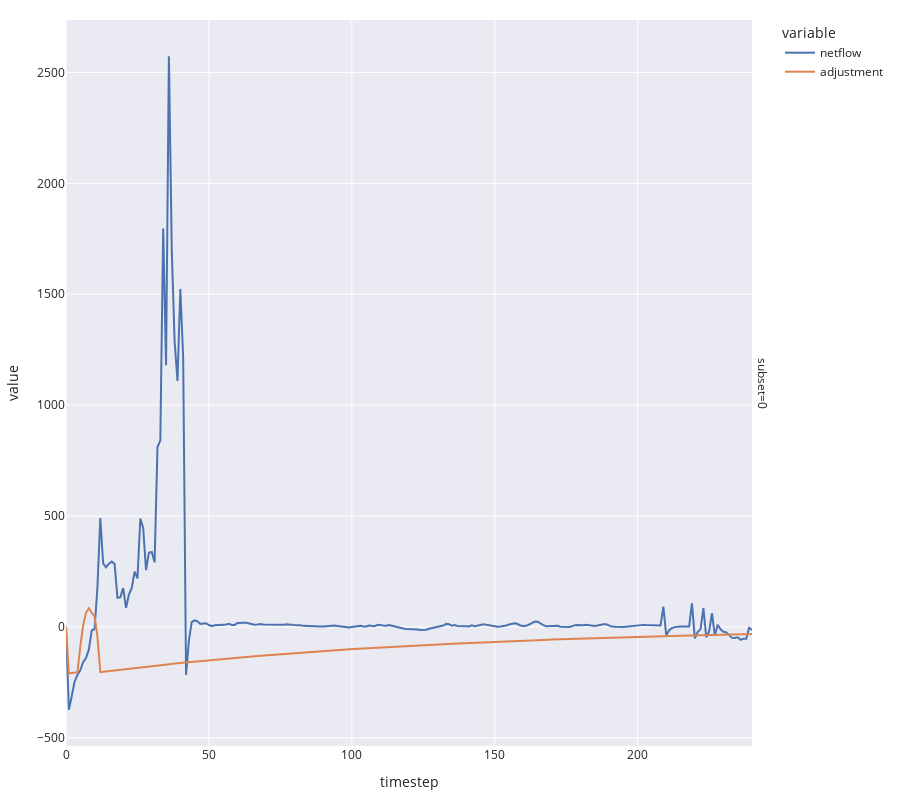

The cell this chart's notebook holds for it:
### Code cell
fig = px.line(
    simulation_result,
    x='timestep',
    y=['netflow', 'adjustment'],
    facet_row='subset',
    height=800,
    template='seaborn'
)

fig.update_layout(
    margin=dict(l=20, r=20, t=20, b=20),
)

fig.show()

### Figure 1 — Plotly figure (JSON) as saved in the notebook; plotly's stock layout.template omitted (floating-point values rounded to 4 significant figures; data arrays with more than 128 entries replaced by an {"elided": "..."} marker saying what was removed)
{"data": [{"hovertemplate": "variable=netflow<br>subset=0<br>timestep=%{x}<br>value=%{y}<extra></extra>", "legendgroup": "netflow", "line": {"color": "rgb(76,114,176)", "dash": "solid"}, "mode": "lines", "name": "netflow", "orientation": "v", "showlegend": true, "type": "scatter", "x": {"elided": "241 int values"}, "xaxis": "x", "y": {"elided": "241 float values"}, "yaxis": "y"}, {"hovertemplate": "variable=adjustment<br>subset=0<br>timestep=%{x}<br>value=%{y}<extra></extra>", "legendgroup": "adjustment", "line": {"color": "rgb(221,132,82)", "dash": "solid"}, "mode": "lines", "name": "adjustment", "orientation": "v", "showlegend": true, "type": "scatter", "x": {"elided": "241 int values"}, "xaxis": "x", "y": {"elided": "241 float values"}, "yaxis": "y"}], "layout": {"annotations": [{"font": {}, "showarrow": false, "text": "subset=0", "textangle": 90, "x": 0.98, "xanchor": "left", "xref": "paper", "y": 0.5, "yanchor": "middle", "yref": "paper"}], "height": 800, "legend": {"title": {"text": "variable"}, "tracegroupgap": 0}, "margin": {"b": 20, "l": 20, "r": 20, "t": 20}, "xaxis": {"anchor": "y", "domain": [0, 0.98], "title": {"text": "timestep"}}, "yaxis": {"anchor": "x", "domain": [0, 1], "title": {"text": "value"}}}}
